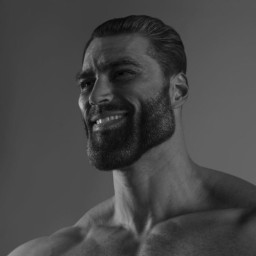
#> input picture img_examples/1.jpeg, 256 x 256 px
$ python -i image_editor.py   (imports and definitions only)
#> lines starting #> are read from the running program, lines starting #| are printed output that depends on the picture
import numpy as np
import cv2
from PIL import Image
# [1 line not run here, left out]

# [75 lines left out: functions get_ndarray_from_image, save_image_from_ndarray, resize, light_alignment, threshold_binarization, not called in this run]

def invert(image: np.ndarray):
    """Инвертирование изображения

    Args:
        image (numpy.ndarray): Изображение в формате numpy массива

    Returns:
        numpy.ndarray: Измененное изображение в формате numpy массива
    """
    res = None
    if (image.shape[2] == 4):
        res = cv2.cvtColor(image, cv2.COLOR_RGBA2RGB)
        res = cv2.bitwise_not(image)
        res[:,:,3] = image[:,:,3]
    else:
        res = cv2.bitwise_not(image)
    return res

>>> import cv2
>>> picture = cv2.cvtColor(cv2.imread('img_examples/1.jpeg'), cv2.COLOR_BGR2RGB)
#> picture is the input picture: shape (256, 256, 3); min 0, max 193, mean 70.6
>>> result = invert(picture)
#> in invert, `res = cv2.bitwise_not(image)`:
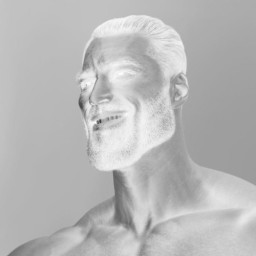
#> res: shape (256, 256, 3); min 62, max 255, mean 184.4

$ run again, on img_examples/2.png
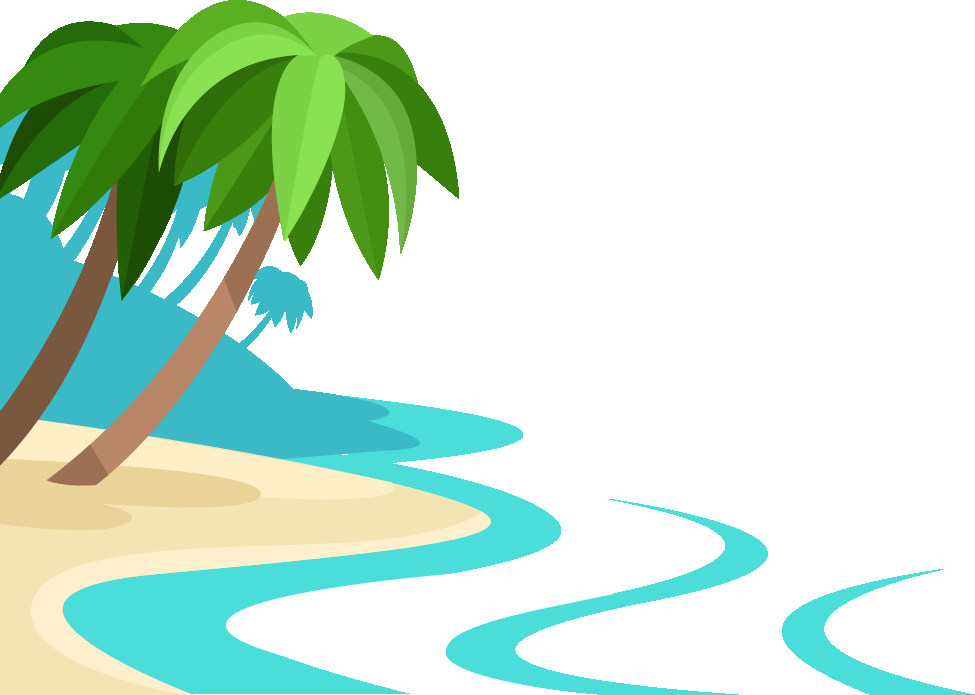
#> input picture img_examples/2.png, 975 x 695 px
#> in invert, `res = cv2.bitwise_not(image)`:
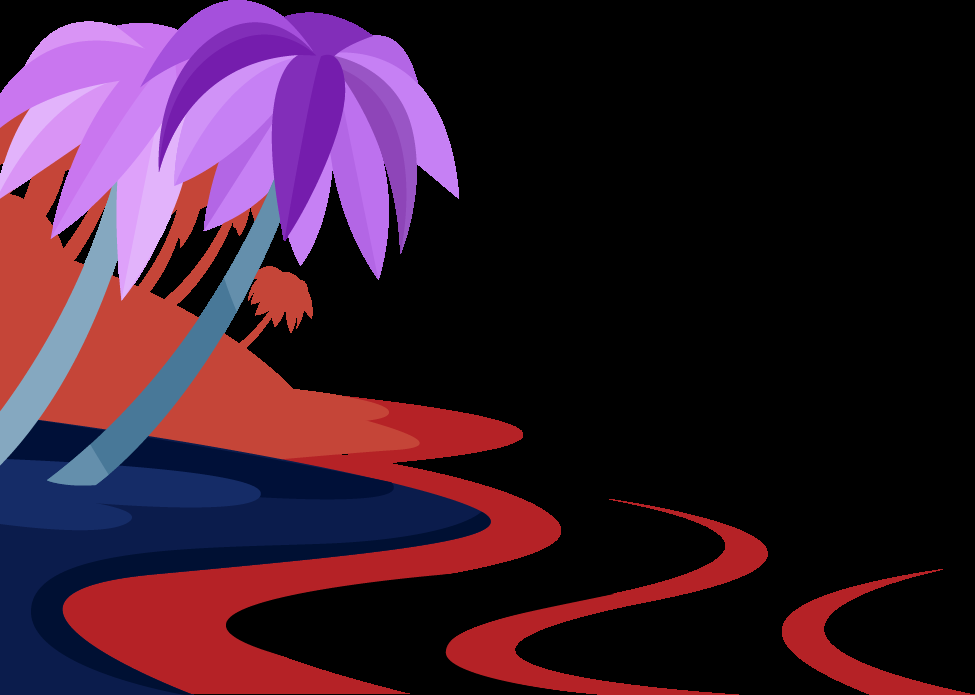
#> res: shape (695, 975, 3); mean R, G, B 56, 27.4, 46.1
